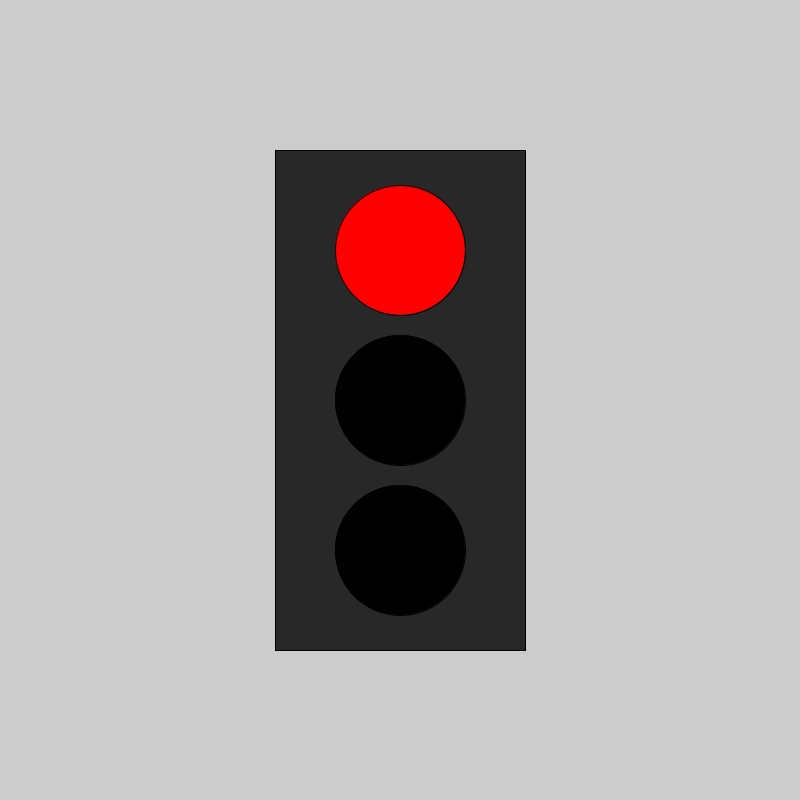
Frame 1 (no input)
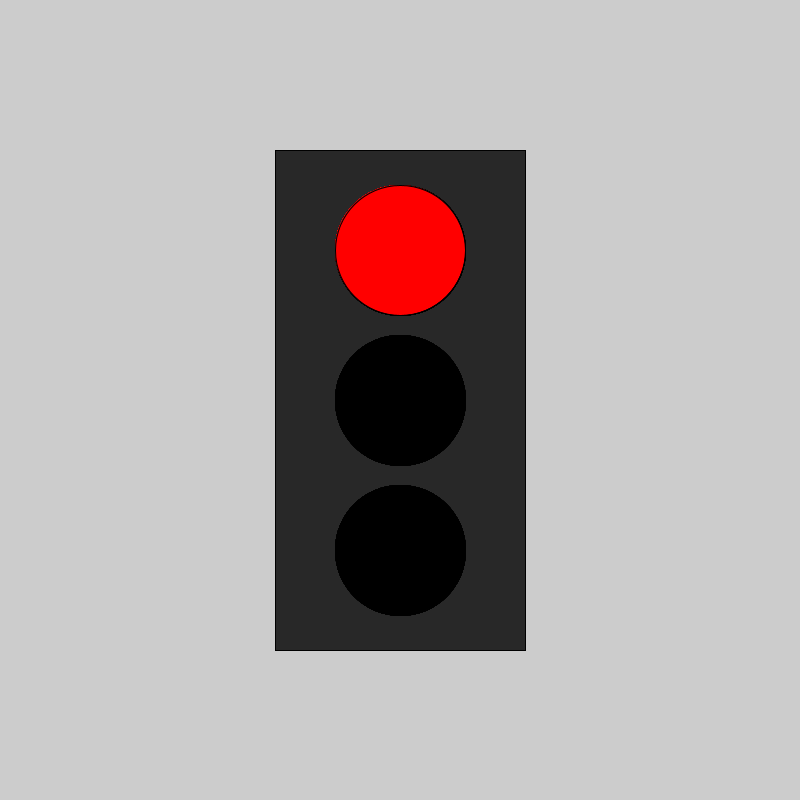
Frame 60 (the mouse pressed at the canvas centre just before this capture)
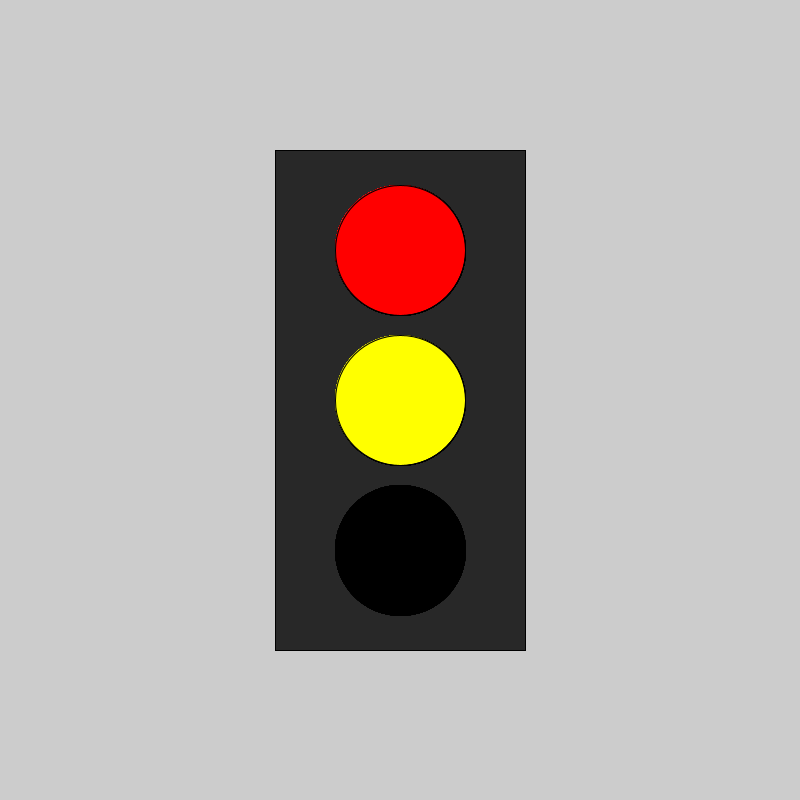
Frame 120 (the mouse held since frame 60 and released just before this capture)

The Processing sketch that drew these frames (run headless with seeded random() and noise(); from frame 60 on, the mouse is pressed at the canvas centre):

// Processing sketch: Task_6
// ── Task_6.pde
void setup(){
  size(800, 800);
  rectMode(CENTER);
  ellipseMode(CENTER);
  fill(40);
  rect(400, 400, 250, 500);
  frameRate(40);
}
int rød = 0;
int gul = 0;
int grøn = 0;
int tid = 0;

   

    
void draw() {
  tid++;
  if(tid >= 0 && tid < 100) {
    rød = 255;
    gul = 0;
    grøn = 0;
  }
  if(tid >= 100 && tid < 150) {
    rød = 255;
    gul = 255; 
    grøn = 0;
  }
  if(tid >= 150 && tid < 400) {
    rød = 0;
    gul = 0; 
    grøn = 255;
  }
  if(tid >= 400 && tid < 500) {
    rød = 0;
    gul = 255; 
    grøn = 0;
  }
  if(tid >= 500 && tid < 600) {
    rød = 255;
    gul = 0;
    grøn = 0;
  }
  if(tid == 600) {
    tid = 0;
  }
    
  println(frameCount%300);
  fill(rød, 0, 0);
  ellipse(400, 250, 130, 130);
  fill(gul, gul, 0);
  ellipse(400, 400, 130, 130);
  fill(0, grøn, 0);
  ellipse(400, 550, 130, 130);
  
}
